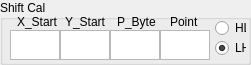
    <widget class="QGroupBox" name="groupBox_4">
     <property name="geometry">
      <rect>
       <x>0</x>
       <y>220</y>
       <width>251</width>
       <height>65</height>
      </rect>
     </property>
     <property name="title">
      <string>Shift Cal</string>
     </property>
     <widget class="QTextEdit" name="shift_start">
      <property name="geometry">
       <rect>
        <x>10</x>
        <y>30</y>
        <width>50</width>
        <height>30</height>
       </rect>
      </property>
     </widget>
     <widget class="QLabel" name="label_46">
      <property name="geometry">
       <rect>
        <x>17</x>
        <y>14</y>
        <width>40</width>
        <height>16</height>
       </rect>
      </property>
      <property name="text">
       <string>X_Start</string>
      </property>
     </widget>
     <widget class="QTextEdit" name="shift_byte">
      <property name="geometry">
       <rect>
        <x>110</x>
        <y>30</y>
        <width>50</width>
        <height>30</height>
       </rect>
      </property>
     </widget>
     <widget class="QLabel" name="label_47">
      <property name="geometry">
       <rect>
        <x>117</x>
        <y>14</y>
        <width>41</width>
        <height>16</height>
       </rect>
      </property>
      <property name="text">
       <string>P_Byte</string>
      </property>
     </widget>
     <widget class="QTextEdit" name="shift_point">
      <property name="geometry">
       <rect>
        <x>160</x>
        <y>30</y>
        <width>50</width>
        <height>30</height>
       </rect>
      </property>
     </widget>
     <widget class="QLabel" name="label_48">
      <property name="geometry">
       <rect>
        <x>170</x>
        <y>14</y>
        <width>41</width>
        <height>16</height>
       </rect>
      </property>
      <property name="text">
       <string>Point</string>
      </property>
     </widget>
     <widget class="QRadioButton" name="shift_HL">
      <property name="geometry">
       <rect>
        <x>215</x>
        <y>20</y>
        <width>31</width>
        <height>16</height>
       </rect>
      </property>
      <property name="text">
       <string>HL</string>
      </property>
      <property name="checked">
       <bool>false</bool>
      </property>
      <attribute name="buttonGroup">
       <string notr="true">buttonGroup_18</string>
      </attribute>
     </widget>
     <widget class="QRadioButton" name="shift_LH">
      <property name="geometry">
       <rect>
        <x>215</x>
        <y>40</y>
        <width>31</width>
        <height>16</height>
       </rect>
      </property>
      <property name="text">
       <string>LH</string>
      </property>
      <property name="checked">
       <bool>true</bool>
      </property>
      <attribute name="buttonGroup">
       <string notr="true">buttonGroup_18</string>
      </attribute>
     </widget>
     <widget class="QTextEdit" name="shift_start_2">
      <property name="geometry">
       <rect>
        <x>60</x>
        <y>30</y>
        <width>50</width>
        <height>30</height>
       </rect>
      </property>
     </widget>
     <widget class="QLabel" name="label_52">
      <property name="geometry">
       <rect>
        <x>65</x>
        <y>14</y>
        <width>40</width>
        <height>16</height>
       </rect>
      </property>
      <property name="text">
       <string>Y_Start</string>
      </property>
     </widget>
    </widget>
